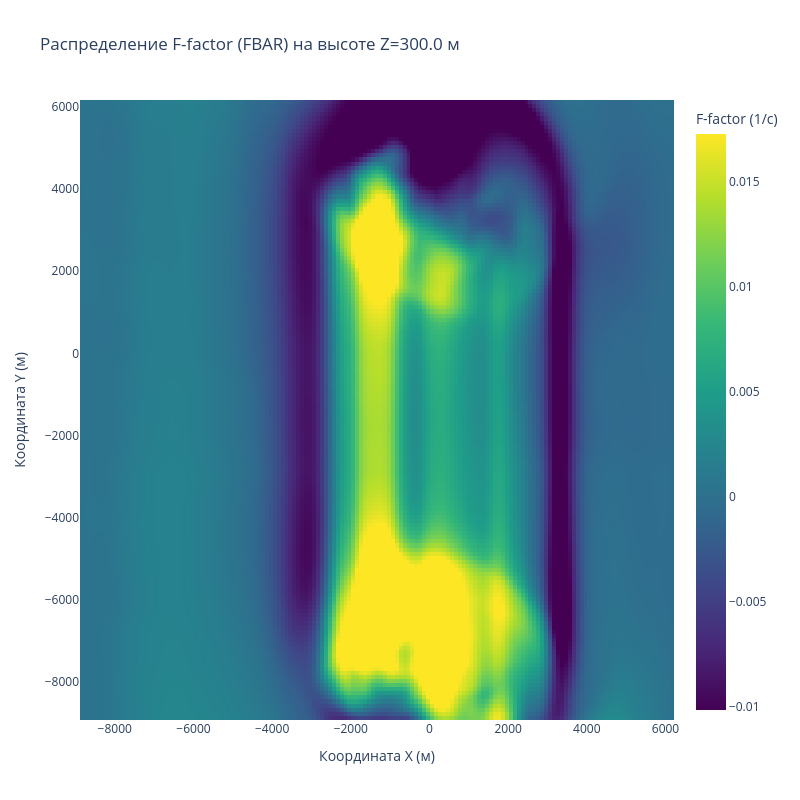

The cell this chart's notebook holds for it:
### Code cell
FBAR_slice = FBAR[:, :, z_slice]  

x = origin[0] + np.arange(ix) * dx  
y = origin[1] + np.arange(iy) * dy  
X, Y = np.meshgrid(x, y, indexing='ij')

fig = go.Figure()

fig.add_trace(go.Heatmap(
    x=x,
    y=y,
    z=FBAR_slice,
    colorscale='Viridis',
    zmin=np.nanpercentile(FBAR_slice, 5),  
    zmax=np.nanpercentile(FBAR_slice, 95),
    hovertemplate='X: %{x:.1f} м<br>Y: %{y:.1f} м<br>FBAR: %{z:.2f}',
    colorbar=dict(title="F-factor (1/с)")
))

fig.update_layout(
    title=f"Распределение F-factor (FBAR) на высоте Z={z[z_slice]:.1f} м",
    xaxis_title="Координата X (м)",
    yaxis_title="Координата Y (м)",
    template="plotly_white",
    width=800,
    height=800,
    scene_aspectmode='data'
)

fig.show()

### Figure 1 — Plotly figure (JSON) as saved in the notebook; plotly's stock layout.template omitted (floating-point values rounded to 4 significant figures; data arrays with more than 128 entries replaced by an {"elided": "..."} marker saying what was removed)
{"data": [{"colorbar": {"title": {"text": "F-factor (1/с)"}}, "colorscale": [[0, "#440154"], [0.1111, "#482878"], [0.2222, "#3e4989"], [0.3333, "#31688e"], [0.4444, "#26828e"], [0.5556, "#1f9e89"], [0.6667, "#35b779"], [0.7778, "#6ece58"], [0.8889, "#b5de2b"], [1, "#fde725"]], "hovertemplate": "X: %{x:.1f} м<br>Y: %{y:.1f} м<br>FBAR: %{z:.2f}", "type": "heatmap", "x": {"elided": "151 float values"}, "y": {"elided": "151 float values"}, "z": {"elided": "151x151 float values"}, "zmax": 0.01725, "zmin": -0.01016}], "layout": {"height": 800, "scene": {"aspectmode": "data"}, "title": {"text": "Распределение F-factor (FBAR) на высоте Z=300.0 м"}, "width": 800, "xaxis": {"title": {"text": "Координата X (м)"}}, "yaxis": {"title": {"text": "Координата Y (м)"}}}}
